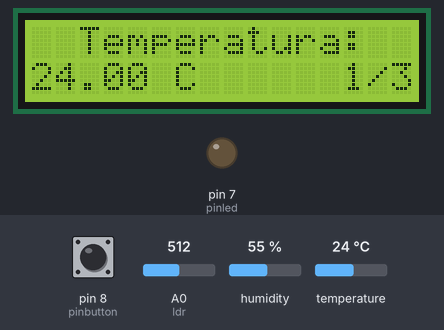
Bench run of a sketch on a simulated Arduino Uno, built with avr-gcc and run on an emulated ATmega328P. Parts: 16×2 character LCD, output pins drawn as LEDs (lit = HIGH). The inputs (shaded band) are chosen by the test bench; at power-on: A0 (ldr) = 512, pin 8 (pinbutton) LOW, humidity 55 %, temperature 24 °C. What the sketch prints to the serial monitor is not drawn.

Above: at 2.8 s.
2.9 s: A0 (ldr) set to 359
4.4 s: A0 (ldr) set to 335
At 5.2 s:
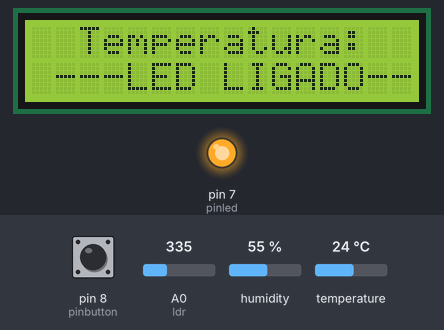
7.0 s: pin 8 (pinbutton) pulled HIGH for 0.15 s
At 8.2 s:
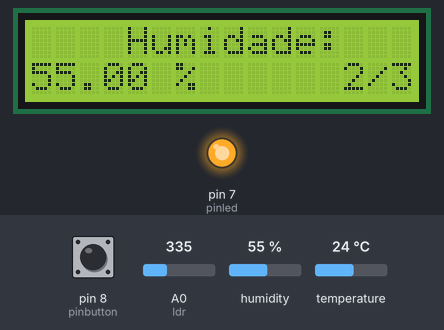
8.6 s: pin 8 (pinbutton) pulled HIGH for 1 s
At 9.2 s:
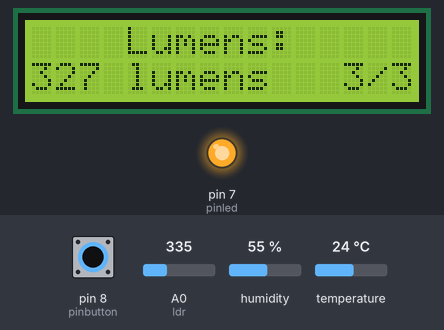
11.1 s: A0 (ldr) set to 355
At 12.0 s:
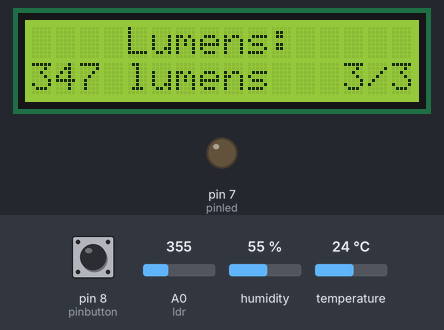
12.6 s: A0 (ldr) set to 325
At 13.2 s:
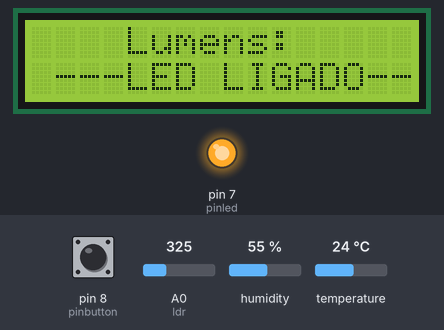
Timing chart, 0 to 15.6 s (numbered marks = the images above; inputs shaded):
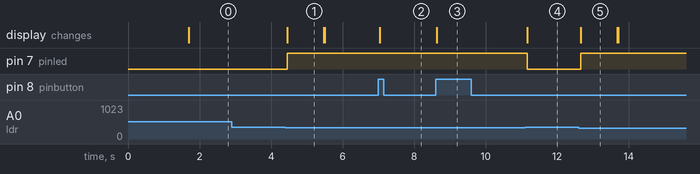

Measured:
- the behaviour switches between 343 and 342 on A0 (ldr) (found by bisection; images 0 and 1)
- after the input at 2.9 s, every drawn part: stays the same
- after the input at 4.4 s, pin 7 (pinled): LOW → HIGH after 0.06 s; the display: changes after 0.06 s (image 1)
- after the input at 7.0 s, the display: changes at once (image 2)
- after the input at 8.6 s, the display: changes at once (image 3)
- after the input at 11.1 s, pin 7 (pinled): HIGH → LOW after 0.06 s; the display: changes after 0.06 s (image 4)
- after the input at 12.6 s, pin 7 (pinled): LOW → HIGH after 0.06 s; the display: changes after 0.06 s (image 5)
- what the display in image 1 shows lasts 1.0 s, from 4.5 s to 5.5 s

The sketch:

monitordisplay.ino
```cpp
#include <Wire.h>
#include <LiquidCrystal_I2C.h>
#include <DHT.h>

#define ldr A0
#define dht 6
#define pinled 7
#define pinbutton 8
//#define pinSensorSL A2 em breve!

LiquidCrystal_I2C lcd(0x27, 16, 2);
DHT dht11(dht, DHT11);


int statebutton = 0; // Variável responsável por armazenar o estado do botão (ligado/desligado)
int valorSl;
//int monito2;
int valor1;
int monito1;
bool alert = false; // Variável para rastrear se o aviso foi enviado
int displayState = 0; // Estado atual do display (0, 1 ou 2)
int buttonPressed = false;// Rastreamento de pressionamento do botão

void setup() {
  Serial.begin(9600);
  lcd.begin(16, 2);  // Especifica o número de colunas e linhas
  dht11.begin();
  pinMode(pinbutton, INPUT);
  pinMode(ldr, INPUT);
  pinMode(pinled, OUTPUT);
  //pinMode(pinSensorSL, INPUT);
  lcd.init();
  lcd.backlight();
  lcd.setCursor(0, 0);
  lcd.print("       B+      ");
  delay(1500);
  lcd.clear();
}

void loop() {
  float humi = dht11.readHumidity();
  float temC = dht11.readTemperature();
  statebutton = digitalRead(pinbutton);
  valor1 = analogRead(ldr);
//  valorSl = analogRead(pinSensorSL);
 float monito2 = map(valorSl, 0, 1023, 0, 100);
  monito1 = map(valor1, 0, 1023, 0, 1000);

  if (statebutton == HIGH && !buttonPressed) {
    buttonPressed = true;
    displayState = (displayState + 1) % 4; //Alterna entre 0,1 e 2
  } else if (statebutton == LOW) {
    buttonPressed = false;
  }

  Serial.print(valorSl);

  switch (displayState) {
    case 0:
      lcd.setCursor(0, 0);
      lcd.print("  Temperatura:  ");
      lcd.setCursor(0, 1);
      lcd.print(temC);
      lcd.print(" C      1/3");
      break;
    case 1:
      lcd.setCursor(0, 0);
      lcd.print("    Humidade:  ");
      lcd.setCursor(0, 1);
      lcd.print(humi);
      lcd.print(" %      2/3");
      break;
    case 2:
      lcd.setCursor(0, 0);
      lcd.print("    Lumens:   ");
      lcd.setCursor(0, 1);
      lcd.print(monito1);
      lcd.print(" lumens   3/3 ");
      break;
    /*case 3:
      lcd.setCursor(0,0);
      lcd.print(" Humidade Solo: ");
      lcd.setCursor(0, 1);
      lcd.print(monito2);
      lcd.print(" %        4/4 ");
      break;*/
  }


  if (monito1 < 335 && !alert) {
    lcd.setCursor(0, 1);
    lcd.print(" ---LED LIGADO---");
    digitalWrite(pinled, HIGH);
    delay(1000);
    lcd.setCursor(0, 1);
    lcd.print("                "); // Limpa a linha
    alert = true;
  } else if (monito1 >= 345 && alert) {
    digitalWrite(pinled, LOW);
    alert = false;
  }
}
```
